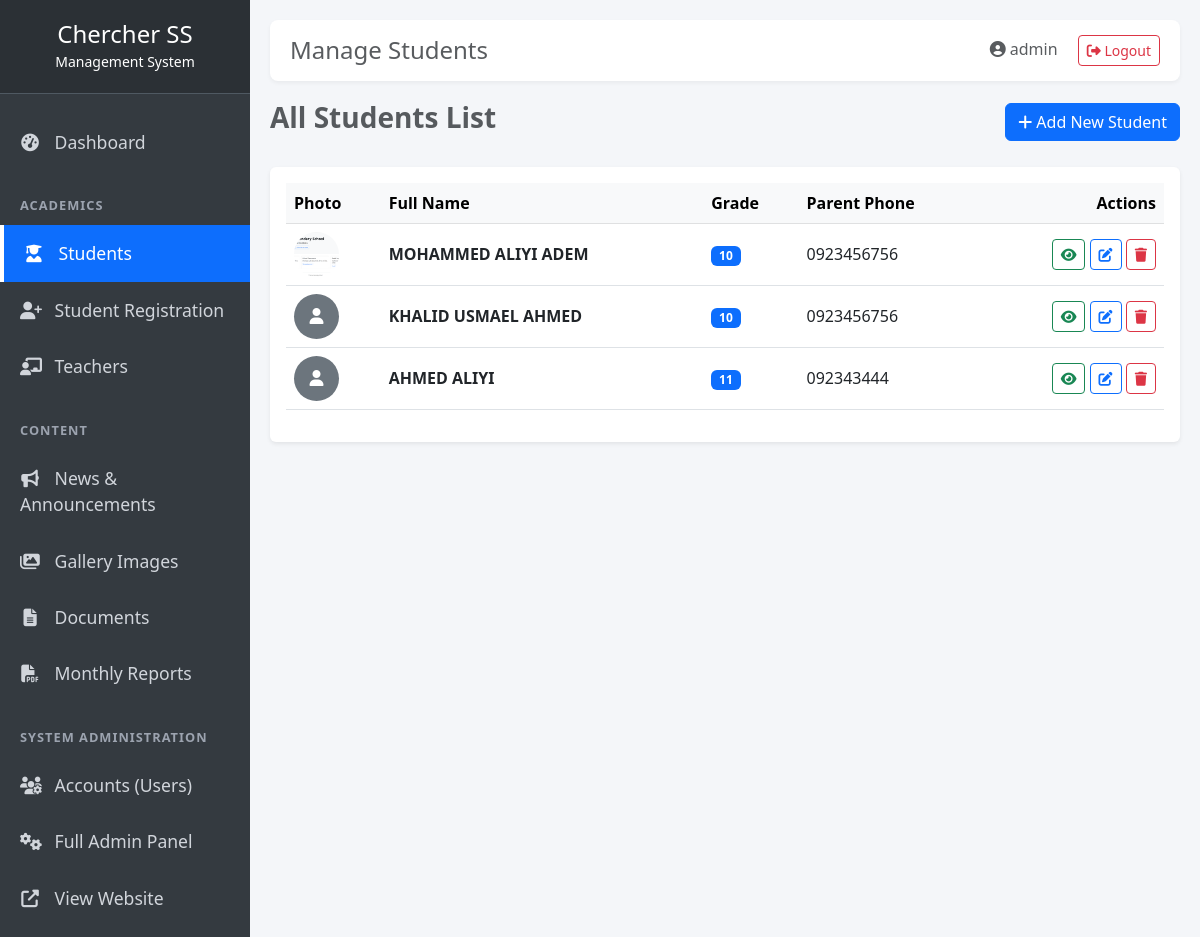
The app's page /dashboard/students/ (signed in) with its own data.
### academics/models.py (models this page shows, shortened)
class Student(models.Model):
    STREAM_CHOICES = [
        ('Common', 'Common (Grade 9-10)'),
        ('Natural', 'Natural Science (Grade 11-12)'),
        ('Social', 'Social Science (Grade 11-12)'),
    ]
    name = models.CharField(max_length=100)
    grade = models.CharField(max_length=50, help_text="e.g., 9, 10, 11, 12 or 9A")
    section = models.CharField(max_length=10, blank=True, help_text="e.g., A, B, C")
    stream = models.CharField(max_length=15, choices=STREAM_CHOICES, default='Common', blank=True)
    subjects = models.ManyToManyField(Subject, related_name='students', blank=True)
    parent_phone = models.CharField(max_length=20, blank=True)
    image = models.ImageField(upload_to='students/', blank=True, null=True)

### dashboard/views.py (the view)
# urls.py: path('students/', views.manage_students, name='manage_students'),
@login_required
def manage_students(request):
    students = Student.objects.all()
    return render(request, 'dashboard/manage_students.html', {'students': students})

### dashboard/templates/dashboard/manage_students.html (shortened to what this page needs)
{% extends "dashboard_base.html" %}
{% block page_title %}Manage Students{% endblock %}
{% block content %}
<div class="d-flex justify-content-between align-items-center mb-4">
    <h3 class="fw-bold text-muted">All Students List</h3>
    <a href="/admin/academics/student/add/" class="btn btn-primary"><i class="fas fa-plus"></i> Add New Student</a>
</div>
<div class="card border-0 shadow-sm">
    <div class="card-body">
        <div class="table-responsive">
            <table class="table table-hover align-middle">
                <thead class="table-light">
                    <tr>
                        <th>Photo</th>
                        <th>Full Name</th>
                        <th>Grade</th>
                        <th>Parent Phone</th>
                        <th class="text-end">Actions</th>
                    </tr>
                </thead>
                <tbody>
                    {% for student in students %}
                    <tr>
                        <td>
                            {% if student.image %}
                                <img src="{{ student.image.url }}" alt="{{ student.name }}" class="rounded-circle" style="width: 45px; height: 45px; object-fit: cover;">
                            {% else %}
                                <div class="bg-secondary text-white rounded-circle d-flex align-items-center justify-content-center" style="width: 45px; height: 45px;">
                                    <i class="fas fa-user"></i>
                                </div>
                            {% endif %}
                        </td>
                        <td class="fw-bold">{{ student.name }}</td>
                        <td><span class="badge bg-primary">{{ student.grade }}</span></td>
                        <td>{{ student.parent_phone }}</td>
                        <td class="text-end">
                            <a href="/academics/students/" target="_blank" class="btn btn-sm btn-outline-success" title="View on Website">
                                <i class="fas fa-eye"></i>
                            </a>
                            <a href="/admin/academics/student/{{ student.id }}/change/" class="btn btn-sm btn-outline-primary" title="Edit">
                                <i class="fas fa-edit"></i>
                            </a>
                            <a href="{% url 'dashboard:delete_student' student.id %}" class="btn btn-sm btn-outline-danger" onclick="return confirm('Are you sure you want to delete this student?');" title="Delete">
                                <i class="fas fa-trash"></i>
                            </a>
                        </td>
                    </tr>
                    {% empty %}
                    <tr>
                        <td colspan="5" class="text-center text-muted py-4">No students found. Click "Add New Student" to get started.</td>
                    </tr>
                    {% endfor %}
                </tbody>
            </table>
        </div>
    </div>
</div>
{% endblock %}

### templates/dashboard_base.html (shortened to what this page needs)
<!DOCTYPE html>
<html lang="en">
<head>
    <link href="https://cdn.jsdelivr.net/npm/bootstrap@5.3.0/dist/css/bootstrap.min.css" rel="stylesheet">
    <link rel="stylesheet" href="https://cdnjs.cloudflare.com/ajax/libs/font-awesome/6.4.0/css/all.min.css">
</head>
<body>
    <div id="wrapper">
        <nav id="sidebar">
            <div class="sidebar-header">
                <h4 class="mb-0">Chercher SS</h4>
                <small>Management System</small>
            </div>
            <ul class="components">
                <li>
                    <a href="/dashboard/" class="{% if request.path == '/dashboard/' %}active{% endif %}">
                        <i class="fas fa-tachometer-alt"></i> Dashboard
                    </a>
                </li>
                <div class="sidebar-heading mt-3">Academics</div>
                <li>
                    <a href="/dashboard/students/" class="{% if request.path == '/dashboard/students/' %}active{% endif %}">
                        <i class="fas fa-user-graduate"></i> Students
                    </a>
                </li>
                <li>
                    <a href="/dashboard/registrations/" class="{% if request.path == '/dashboard/registrations/' %}active{% endif %}">
                        <i class="fas fa-user-plus"></i> Student Registration
                    </a>
                </li>
                <li>
                    <a href="/dashboard/teachers/" class="{% if request.path == '/dashboard/teachers/' %}active{% endif %}">
                        <i class="fas fa-chalkboard-teacher"></i> Teachers
                    </a>
                </li>
                <div class="sidebar-heading mt-3">Content</div>
                <li>
                    <a href="/dashboard/news/" class="{% if request.path == '/dashboard/news/' %}active{% endif %}">
                        <i class="fas fa-bullhorn"></i> News & Announcements
                    </a>
                </li>
                <li>
                    <a href="/dashboard/gallery/" class="{% if request.path == '/dashboard/gallery/' %}active{% endif %}">
                        <i class="fas fa-images"></i> Gallery Images
                    </a>
                </li>
                <li>
                    <a href="/dashboard/documents/" class="{% if request.path == '/dashboard/documents/' %}active{% endif %}">
                        <i class="fas fa-file-alt"></i> Documents
                    </a>
                </li>
                <li>
                    <a href="/dashboard/reports/" class="{% if request.path == '/dashboard/reports/' %}active{% endif %}">
                        <i class="fas fa-file-pdf"></i> Monthly Reports
                    </a>
                </li>
                <div class="sidebar-heading mt-3">System Administration</div>
                <li>
                    <a href="/dashboard/users/" class="{% if request.path == '/dashboard/users/' %}active{% endif %}">
                        <i class="fas fa-users-cog"></i> Accounts (Users)
                    </a>
                </li>
                <li>
                    <a href="/admin/" target="_blank">
                        <i class="fas fa-cogs"></i> Full Admin Panel
                    </a>
                </li>
                <li>
                    <a href="/" target="_blank">
                        <i class="fas fa-external-link-alt"></i> View Website
                    </a>
                </li>
            </ul>
        </nav>
        <div id="content">
            <div class="top-navbar">
                <h4 class="mb-0 text-muted">{% block page_title %}Dashboard{% endblock %}</h4>
                <div>
                    <span class="me-3 text-muted"><i class="fas fa-user-circle"></i> {{ user.username }}</span>
                    <a href="/logout/" class="btn btn-sm btn-outline-danger"><i class="fas fa-sign-out-alt"></i> Logout</a>
                </div>
            </div>
            {% block content %}{% endblock %}
        </div>
    </div>
</body>
</html>

### templates/dashboard_base.html (style rules this page uses)
body { background-color: #f4f6f9; overflow-x: hidden; }
#wrapper { display: flex; width: 100%; align-items: stretch; }
#sidebar { min-width: 250px; max-width: 250px; background: #343a40; color: #fff; min-height: 100vh; transition: all 0.3s; }
#sidebar .sidebar-header { padding: 20px; background: #2b3035; text-align: center; border-bottom: 1px solid #4f5962; }
#sidebar ul.components { padding: 20px 0; list-style: none; }
#sidebar ul li a { padding: 15px 20px; font-size: 1.1em; display: block; color: #d1d5db; text-decoration: none; transition: 0.3s; }
#sidebar ul li a:hover, #sidebar ul li a.active { color: #fff; background: #0d6efd; border-left: 4px solid #fff; }
#sidebar ul li a i { margin-right: 10px; width: 20px; text-align: center; }
.sidebar-heading { padding: 10px 20px; font-size: 0.8em; color: #9ca3af; text-transform: uppercase; font-weight: bold; letter-spacing: 1px; }
#content { width: 100%; padding: 20px; min-height: 100vh; transition: all 0.3s; }
.top-navbar { background: #fff; padding: 15px 20px; border-radius: 8px; box-shadow: 0 2px 4px rgba(0,0,0,0.05); margin-bottom: 20px; display: flex; justify-content: space-between; align-items: center; }

### records on screen
Student: image (picture), name "MOHAMMED ALIYI ADEM", grade "10", parent_phone "0923456756"
Student: name "KHALID USMAEL AHMED", grade "10", parent_phone "0923456756"
Student: name "AHMED ALIYI", grade "11", parent_phone "092343444"

### other values on screen
{{ user.username }} "admin"
